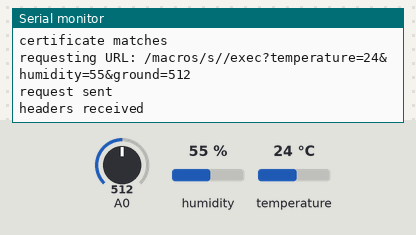
The sketch below on a simulated ESP8266 (NodeMCU). Shown: the last lines printed to the serial monitor. The inputs (shaded band) are chosen by the test bench; at power-on: humidity 55 %, A0 = 512, temperature 24 °C. WiFi joins after 1.5 s; servers stay silent unless stated; uploads are accepted with an empty reply.

Above: at 2.7 s.
2.8 s: humidity set to 22 %
At 2.98 s:
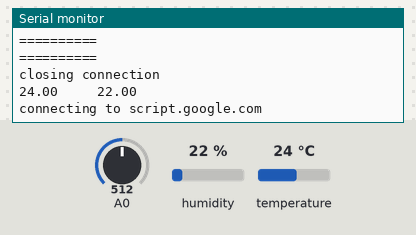
4.6 s: A0 set to 716
At 6.2 s:
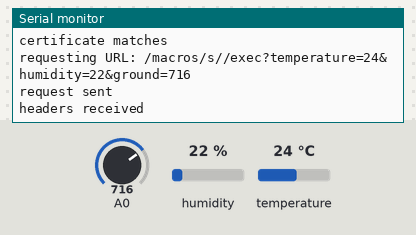
6.4 s: temperature set to 12 °C
At 7.7 s:
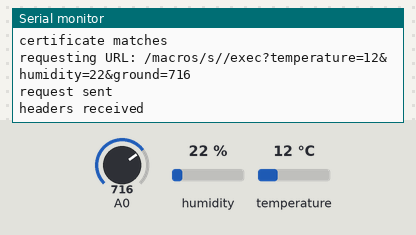
8.2 s: A0 set to 900
At 9.9 s:
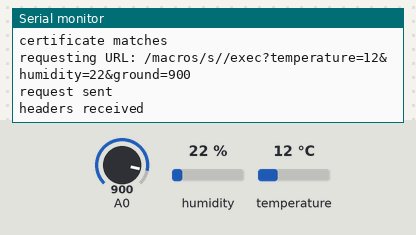
10.0 s: humidity set to 40 %
At 11.7 s:
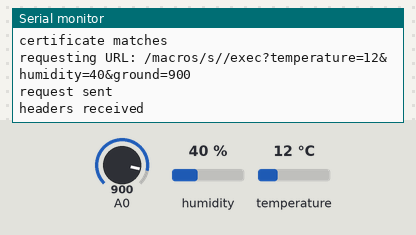
Timing chart, 0 to 12.8 s (numbered marks = the images above; inputs shaded):
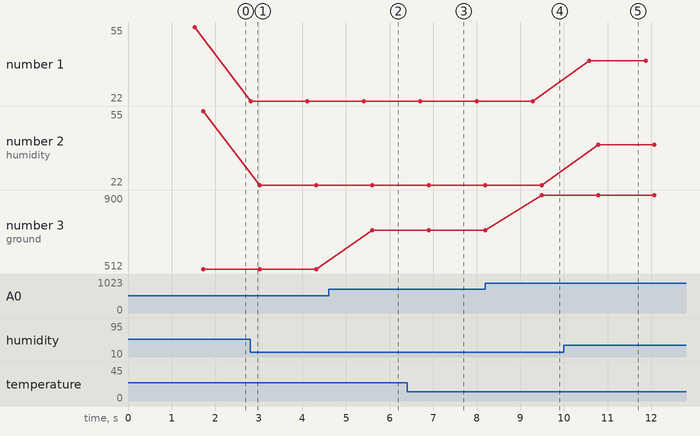

The sketch:

SmartFarm_spreadsheet_arduino.ino
```cpp
#include <ESP8266WiFi.h>
#include <WiFiClientSecure.h>
#include <DHT11.h>

DHT11 dht11 (D2);

const char* ssid = "";    //your wifi network
const char* password = "";     //yout wifi pasword
const char* host = "script.google.com";
const int httpsPort = 443;

WiFiClientSecure client;

const char* fingerprint = "46 B2 C3 44 9C 59 09 8B 01 B6 F8 BD 4C FB 00 74 91 2F EF F6";
String GAS_ID = "";     //spreadsheet id

void setup()
{

  Serial.begin(115200);
  Serial.println();

  Serial.print("connecting to ");
  Serial.println(ssid);
  WiFi.mode(WIFI_STA);
  WiFi.begin(ssid, password);
  while (WiFi.status() != WL_CONNECTED) {
    delay(500);
    Serial.print(".");
  }
  Serial.println("");
  Serial.println("WiFi connected");
  Serial.println("IP address: ");
  Serial.println(WiFi.localIP());

  client.setInsecure();
}

void loop()
{
  int err;
  float temp, humi;
  int grd;
  grd = analogRead(A0);
  if((err = dht11.read(humi, temp))==0)
  {
  Serial.print(temp);
  Serial.print("     ");
  Serial.println(humi);
  }
  sendData(temp, humi, grd);

}

void sendData(int tem, int hum, int grd)
{
  Serial.print("connecting to ");
  Serial.println(host);
  if (!client.connect(host, httpsPort)) {
    Serial.println("connection failed");
    return;
  }

  if (client.verify(fingerprint, host)) {
  Serial.println("certificate matches");
  } else {
  Serial.println("certificate doesn't match");
  }
  String string_temperature =  String(tem, DEC);
  String string_humidity =  String(hum, DEC);
  String url = "/macros/s/" + GAS_ID + "/exec?temperature=" + string_temperature + "&humidity=" + string_humidity + "&ground=" + grd;
  Serial.print("requesting URL: ");
  Serial.println(url);

  client.print(String("GET ") + url + " HTTP/1.1\r\n" +
         "Host: " + host + "\r\n" +
         "User-Agent: BuildFailureDetectorESP8266\r\n" +
         "Connection: close\r\n\r\n");

  Serial.println("request sent");
  while (client.connected()) {
  String line = client.readStringUntil('\n');
  if (line == "\r") {
    Serial.println("headers received");
    break;
  }
  }
  String line = client.readStringUntil('\n');
  if (line.startsWith("{\"state\":\"success\"")) {
  Serial.println("esp8266/Arduino CI successfull!");
  } else {
  Serial.println("esp8266/Arduino CI has failed");
  }
  Serial.println("reply was:");
  Serial.println("==========");
  Serial.println(line);
  Serial.println("==========");
  Serial.println("closing connection");
}
```

Measured:
- after the input at 2.8 s, the serial monitor: prints a new line at once (image 1)
- after the input at 4.6 s, the serial monitor: prints a new line after 1.0 s (image 2)
- after the input at 6.4 s, the serial monitor: prints a new line after 0.30 s (image 3)
- after the input at 8.2 s, the serial monitor: prints a new line after 1.3 s (image 4)
- after the input at 10.0 s, the serial monitor: prints a new line after 0.58 s (image 5)
- plotted number 1: 55 → 22 after the input at 2.8 s, 22 → 40 after the input at 10.0 s
- plotted number 2: 55 → 22 after the input at 2.8 s, 22 → 40 after the input at 10.0 s
- plotted number 3: 512 → 716 after the input at 4.6 s, 716 → 900 after the input at 8.2 s
